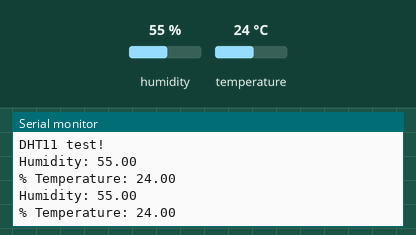
Bench run of a sketch on a simulated Arduino Uno, built with avr-gcc and run on an emulated ATmega328P. Shown: the last lines printed to the serial monitor. The test bench sets the inputs (shaded band); at power-on: humidity 55 %, temperature 24 °C.

Above: at 4.8 s.
4.9 s: humidity set to 22 %
At 6.7 s:
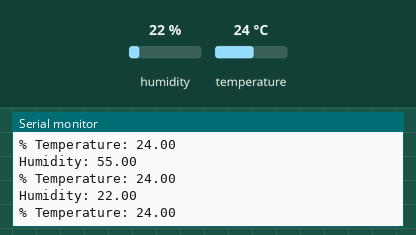
7.9 s: temperature set to 12 °C
At 9.2 s:
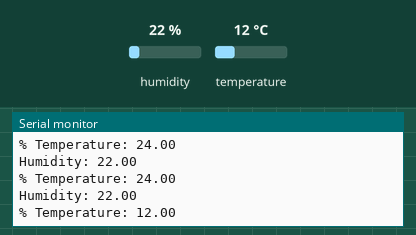
10.9 s: humidity set to 40 %
At 12.8 s:
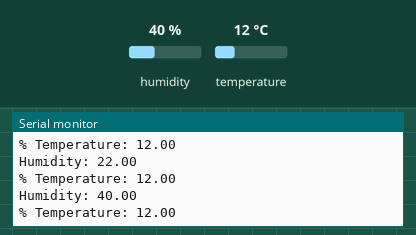
Timing chart, 0 to 14.3 s (numbered marks = the images above; inputs shaded):
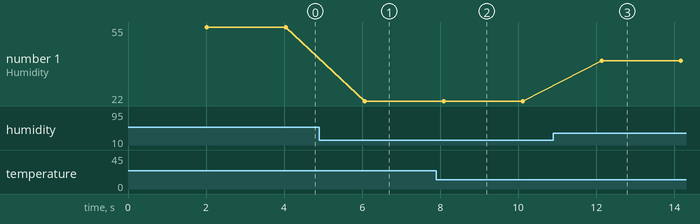

The sketch:

1.ino
```cpp
#include "DHT.h"
#define DHTPIN 4
#define DHTTYPE DHT11
DHT dht(DHTPIN, DHTTYPE);
void setup() {
  Serial.begin(9600);
  Serial.println(F("DHT11 test!"));dht.begin();

}

void loop() {
  // put your main code here, to run repeatedly:
  delay(2000);
  float i = millis();
  float h=dht.readHumidity();
  float t = dht.readTemperature();
  float j=millis();
  float k=j-i;
  Serial.print(F("Humidity: "));
  Serial.println(h);
  Serial.print(F("% Temperature: "));
  Serial.println(t);
}
```

Measured:
- after the input at 4.9 s, the serial monitor: prints a new line after 1.2 s (image 1)
- after the input at 7.9 s, the serial monitor: prints a new line after 0.21 s (image 2)
- after the input at 10.9 s, the serial monitor: prints a new line after 1.2 s (image 3)
- plotted number 1: 55 → 22 after the input at 4.9 s, 22 → 40 after the input at 10.9 s
